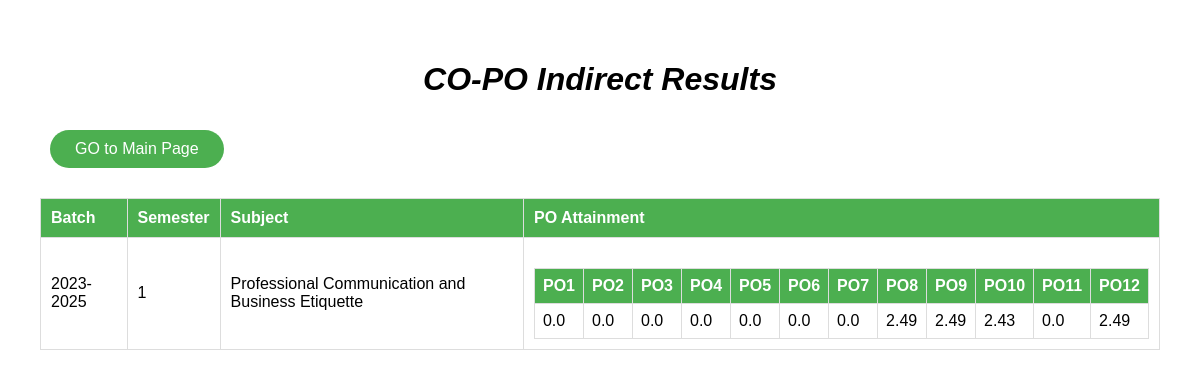
The app's page /result1, older data.
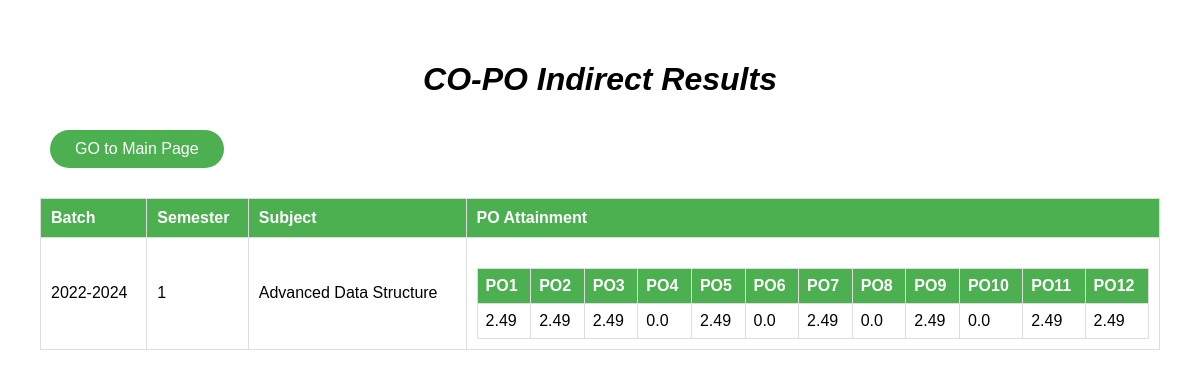
The same page, newer data.
### app.py (models this page shows)
class Submission1(db.Model):
    id = db.Column(db.Integer, primary_key=True)
    batch = db.Column(db.String(10))
    semester = db.Column(db.String(10))
    subject = db.Column(db.String(50))
    matrix_data = db.Column(db.PickleType())

### app.py (the view)
@app.route('/result1')
def result1():
    submissions = Submission1.query.all()
    return render_template('result1.html', submissions=submissions)

### templates/result1.html (shortened to what this page needs)
<!DOCTYPE html>
<html lang="en">
<head>
</head>
<body>
    <h1>CO-PO Indirect Results</h1>
    <div id="button-frame">
        <button class="button" onclick="window.location.href='/form2'">GO to Main Page</button>
    </div>
    <table border="1">
        <tr>
            <th>Batch</th>
            <th>Semester</th>
            <th>Subject</th>
            <th>PO Attainment</th>
        </tr>
        {% for submission in submissions %}
            <tr>
                <td>{{ submission.batch }}</td>
                <td>{{ submission.semester }}</td>
                <td>{{ submission.subject }}</td>
                <td>
                    <table border="1">
                        <tr>
                            <th>PO1</th>
                            <th>PO2</th>
                            <th>PO3</th>
                            <th>PO4</th>
                            <th>PO5</th>
                            <th>PO6</th>
                            <th>PO7</th>
                            <th>PO8</th>
                            <th>PO9</th>
                            <th>PO10</th>
                            <th>PO11</th>
                            <th>PO12</th>
                        </tr>
                        <tr>
                            {% for i in range(12) %}
                                <td>{{ submission.matrix_data[0][i] }}</td>
                            {% endfor %}
                        </tr>
                    </table>
                </td>
            </tr>
        {% endfor %}
    </table>
</body>
</html>

Row changes from the older to the newer data that the page shows:
changed Submission1: batch "2023-2025" → "2022-2024"; subject "Professional Communication and Business Etiquette" → "Advanced Data Structure"
Text that changed along with them:
new list line: "2.49"
list line gone: "0.0"
list line gone: "2.43"
